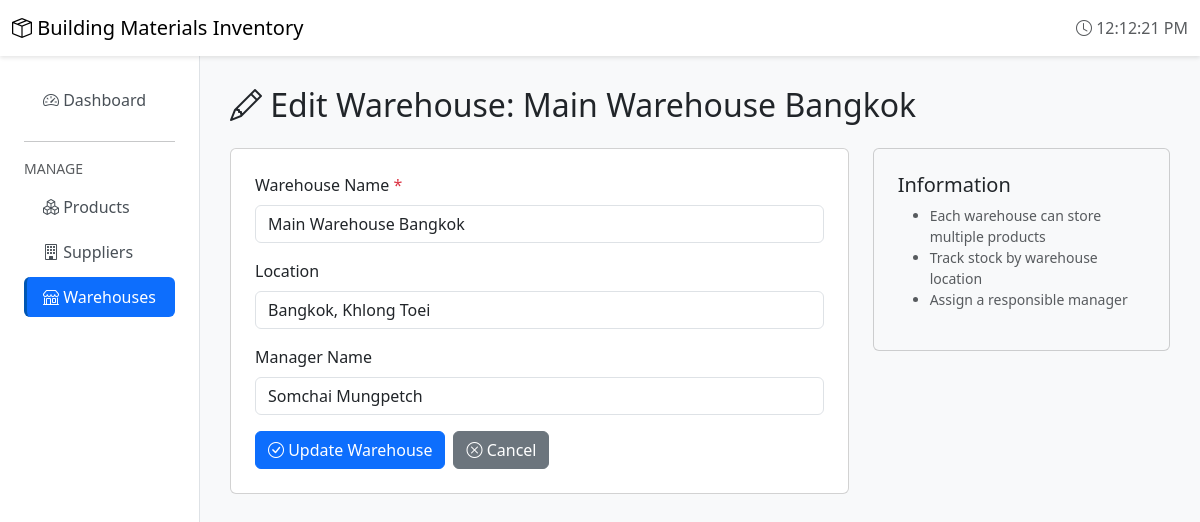
Page /warehouses/1/edit on the committed database.
### tables this page shows
CREATE TABLE warehouses (
        warehouse_id INTEGER PRIMARY KEY AUTOINCREMENT,
        name TEXT NOT NULL,
        location TEXT,
        manager TEXT
    );

### app.py (the view, shortened to what this page needs)
@app.route('/warehouses/<int:warehouse_id>/edit', methods=['GET', 'POST'])
def edit_warehouse(warehouse_id):
    conn = get_db()
    cursor = conn.cursor()
    cursor.execute("SELECT * FROM warehouses WHERE warehouse_id=?", (warehouse_id,))
    warehouse = dict_from_row(cursor.fetchone())
    conn.close()
    return render_template('warehouses/form.html', warehouse=warehouse)

### app.py (called while the page is built)
@app.context_processor
def inject_datetime():
    return {'datetime': datetime}

def get_db():
    conn = sqlite3.connect('inventory.db')
    conn.row_factory = sqlite3.Row
    return conn

def dict_from_row(row):
    if row:
        return dict(row)
    return None

### templates/warehouses/form.html (shortened to what this page needs)
{% extends "base.html" %}
{% block content %}
<h2>
    {% if warehouse %}
        <i class="bi bi-pencil"></i> Edit Warehouse: {{ warehouse['name'] }}
    {% else %}
        <i class="bi bi-plus-circle"></i> Add New Warehouse
    {% endif %}
</h2>
<div class="row mt-4">
    <div class="col-md-8">
        <form method="POST" class="card p-4">
            <div class="mb-3">
                <label for="name" class="form-label">Warehouse Name <span class="text-danger">*</span></label>
                <input type="text" class="form-control" id="name" name="name" required
                       placeholder="e.g., Main Warehouse Bangkok"
                       value="{{ warehouse['name'] if warehouse else '' }}">
            </div>
            <div class="mb-3">
                <label for="location" class="form-label">Location</label>
                <input type="text" class="form-control" id="location" name="location"
                       placeholder="e.g., Bangkok, Khlong Toei"
                       value="{{ warehouse['location'] if warehouse else '' }}">
            </div>
            <div class="mb-3">
                <label for="manager" class="form-label">Manager Name</label>
                <input type="text" class="form-control" id="manager" name="manager"
                       placeholder="e.g., Somchai Mungpetch"
                       value="{{ warehouse['manager'] if warehouse else '' }}">
            </div>
            <div class="d-flex gap-2">
                <button type="submit" class="btn btn-primary">
                    <i class="bi bi-check-circle"></i> {{ 'Update' if warehouse else 'Create' }} Warehouse
                </button>
                <a href="{{ url_for('list_warehouses') }}" class="btn btn-secondary">
                    <i class="bi bi-x-circle"></i> Cancel
                </a>
            </div>
        </form>
    </div>
    <div class="col-md-4">
        <div class="card p-4 bg-light">
            <h5>Information</h5>
            <ul class="text-muted small">
                <li>Each warehouse can store multiple products</li>
                <li>Track stock by warehouse location</li>
                <li>Assign a responsible manager</li>
            </ul>
        </div>
    </div>
</div>
{% endblock %}

### templates/base.html (style rules this page uses)
body { background-color: #f8f9fa; }

### rows in the picture
warehouses: name "Main Warehouse Bangkok", location "Bangkok, Khlong Toei", manager "Somchai Mungpetch"

### other values in the picture
{{ 'Update' if warehouse else 'Create' }} "Update"
